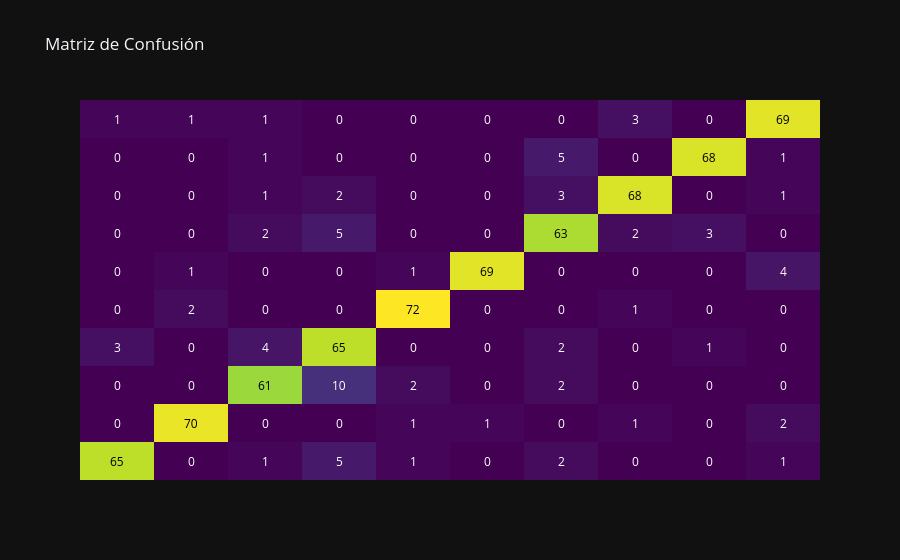

Notebook cell for this chart:
### Code cell
y_pred = gbm.predict(X_test)

# Crear matriz de confusión
cm = confusion_matrix(y_test, y_pred)

# Crear la visualización con Plotly
fig = ff.create_annotated_heatmap(z=cm, colorscale='Viridis')
fig.update_layout(title_text='Matriz de Confusión')
fig.show()

### Figure 1 — Plotly figure (JSON) as saved in the notebook; plotly's stock layout.template omitted (floating-point values rounded to 4 significant figures)
{"data": [{"colorscale": [[0, "#440154"], [0.1111, "#482878"], [0.2222, "#3e4989"], [0.3333, "#31688e"], [0.4444, "#26828e"], [0.5556, "#1f9e89"], [0.6667, "#35b779"], [0.7778, "#6ece58"], [0.8889, "#b5de2b"], [1, "#fde725"]], "reversescale": false, "showscale": false, "type": "heatmap", "z": [[65, 0, 1, 5, 1, 0, 2, 0, 0, 1], [0, 70, 0, 0, 1, 1, 0, 1, 0, 2], [0, 0, 61, 10, 2, 0, 2, 0, 0, 0], [3, 0, 4, 65, 0, 0, 2, 0, 1, 0], [0, 2, 0, 0, 72, 0, 0, 1, 0, 0], [0, 1, 0, 0, 1, 69, 0, 0, 0, 4], [0, 0, 2, 5, 0, 0, 63, 2, 3, 0], [0, 0, 1, 2, 0, 0, 3, 68, 0, 1], [0, 0, 1, 0, 0, 0, 5, 0, 68, 1], [1, 1, 1, 0, 0, 0, 0, 3, 0, 69]]}], "layout": {"annotations": [{"font": {"color": "#000000"}, "showarrow": false, "text": "65", "x": 0, "xref": "x", "y": 0, "yref": "y"}, {"font": {"color": "#FFFFFF"}, "showarrow": false, "text": "0", "x": 1, "xref": "x", "y": 0, "yref": "y"}, {"font": {"color": "#FFFFFF"}, "showarrow": false, "text": "1", "x": 2, "xref": "x", "y": 0, "yref": "y"}, {"font": {"color": "#FFFFFF"}, "showarrow": false, "text": "5", "x": 3, "xref": "x", "y": 0, "yref": "y"}, {"font": {"color": "#FFFFFF"}, "showarrow": false, "text": "1", "x": 4, "xref": "x", "y": 0, "yref": "y"}, {"font": {"color": "#FFFFFF"}, "showarrow": false, "text": "0", "x": 5, "xref": "x", "y": 0, "yref": "y"}, {"font": {"color": "#FFFFFF"}, "showarrow": false, "text": "2", "x": 6, "xref": "x", "y": 0, "yref": "y"}, {"font": {"color": "#FFFFFF"}, "showarrow": false, "text": "0", "x": 7, "xref": "x", "y": 0, "yref": "y"}, {"font": {"color": "#FFFFFF"}, "showarrow": false, "text": "0", "x": 8, "xref": "x", "y": 0, "yref": "y"}, {"font": {"color": "#FFFFFF"}, "showarrow": false, "text": "1", "x": 9, "xref": "x", "y": 0, "yref": "y"}, {"font": {"color": "#FFFFFF"}, "showarrow": false, "text": "0", "x": 0, "xref": "x", "y": 1, "yref": "y"}, {"font": {"color": "#000000"}, "showarrow": false, "text": "70", "x": 1, "xref": "x", "y": 1, "yref": "y"}, {"font": {"color": "#FFFFFF"}, "showarrow": false, "text": "0", "x": 2, "xref": "x", "y": 1, "yref": "y"}, {"font": {"color": "#FFFFFF"}, "showarrow": false, "text": "0", "x": 3, "xref": "x", "y": 1, "yref": "y"}, {"font": {"color": "#FFFFFF"}, "showarrow": false, "text": "1", "x": 4, "xref": "x", "y": 1, "yref": "y"}, {"font": {"color": "#FFFFFF"}, "showarrow": false, "text": "1", "x": 5, "xref": "x", "y": 1, "yref": "y"}, {"font": {"color": "#FFFFFF"}, "showarrow": false, "text": "0", "x": 6, "xref": "x", "y": 1, "yref": "y"}, {"font": {"color": "#FFFFFF"}, "showarrow": false, "text": "1", "x": 7, "xref": "x", "y": 1, "yref": "y"}, {"font": {"color": "#FFFFFF"}, "showarrow": false, "text": "0", "x": 8, "xref": "x", "y": 1, "yref": "y"}, {"font": {"color": "#FFFFFF"}, "showarrow": false, "text": "2", "x": 9, "xref": "x", "y": 1, "yref": "y"}, {"font": {"color": "#FFFFFF"}, "showarrow": false, "text": "0", "x": 0, "xref": "x", "y": 2, "yref": "y"}, {"font": {"color": "#FFFFFF"}, "showarrow": false, "text": "0", "x": 1, "xref": "x", "y": 2, "yref": "y"}, {"font": {"color": "#000000"}, "showarrow": false, "text": "61", "x": 2, "xref": "x", "y": 2, "yref": "y"}, {"font": {"color": "#FFFFFF"}, "showarrow": false, "text": "10", "x": 3, "xref": "x", "y": 2, "yref": "y"}, {"font": {"color": "#FFFFFF"}, "showarrow": false, "text": "2", "x": 4, "xref": "x", "y": 2, "yref": "y"}, {"font": {"color": "#FFFFFF"}, "showarrow": false, "text": "0", "x": 5, "xref": "x", "y": 2, "yref": "y"}, {"font": {"color": "#FFFFFF"}, "showarrow": false, "text": "2", "x": 6, "xref": "x", "y": 2, "yref": "y"}, {"font": {"color": "#FFFFFF"}, "showarrow": false, "text": "0", "x": 7, "xref": "x", "y": 2, "yref": "y"}, {"font": {"color": "#FFFFFF"}, "showarrow": false, "text": "0", "x": 8, "xref": "x", "y": 2, "yref": "y"}, {"font": {"color": "#FFFFFF"}, "showarrow": false, "text": "0", "x": 9, "xref": "x", "y": 2, "yref": "y"}, {"font": {"color": "#FFFFFF"}, "showarrow": false, "text": "3", "x": 0, "xref": "x", "y": 3, "yref": "y"}, {"font": {"color": "#FFFFFF"}, "showarrow": false, "text": "0", "x": 1, "xref": "x", "y": 3, "yref": "y"}, {"font": {"color": "#FFFFFF"}, "showarrow": false, "text": "4", "x": 2, "xref": "x", "y": 3, "yref": "y"}, {"font": {"color": "#000000"}, "showarrow": false, "text": "65", "x": 3, "xref": "x", "y": 3, "yref": "y"}, {"font": {"color": "#FFFFFF"}, "showarrow": false, "text": "0", "x": 4, "xref": "x", "y": 3, "yref": "y"}, {"font": {"color": "#FFFFFF"}, "showarrow": false, "text": "0", "x": 5, "xref": "x", "y": 3, "yref": "y"}, {"font": {"color": "#FFFFFF"}, "showarrow": false, "text": "2", "x": 6, "xref": "x", "y": 3, "yref": "y"}, {"font": {"color": "#FFFFFF"}, "showarrow": false, "text": "0", "x": 7, "xref": "x", "y": 3, "yref": "y"}, {"font": {"color": "#FFFFFF"}, "showarrow": false, "text": "1", "x": 8, "xref": "x", "y": 3, "yref": "y"}, {"font": {"color": "#FFFFFF"}, "showarrow": false, "text": "0", "x": 9, "xref": "x", "y": 3, "yref": "y"}, {"font": {"color": "#FFFFFF"}, "showarrow": false, "text": "0", "x": 0, "xref": "x", "y": 4, "yref": "y"}, {"font": {"color": "#FFFFFF"}, "showarrow": false, "text": "2", "x": 1, "xref": "x", "y": 4, "yref": "y"}, {"font": {"color": "#FFFFFF"}, "showarrow": false, "text": "0", "x": 2, "xref": "x", "y": 4, "yref": "y"}, {"font": {"color": "#FFFFFF"}, "showarrow": false, "text": "0", "x": 3, "xref": "x", "y": 4, "yref": "y"}, {"font": {"color": "#000000"}, "showarrow": false, "text": "72", "x": 4, "xref": "x", "y": 4, "yref": "y"}, {"font": {"color": "#FFFFFF"}, "showarrow": false, "text": "0", "x": 5, "xref": "x", "y": 4, "yref": "y"}, {"font": {"color": "#FFFFFF"}, "showarrow": false, "text": "0", "x": 6, "xref": "x", "y": 4, "yref": "y"}, {"font": {"color": "#FFFFFF"}, "showarrow": false, "text": "1", "x": 7, "xref": "x", "y": 4, "yref": "y"}, {"font": {"color": "#FFFFFF"}, "showarrow": false, "text": "0", "x": 8, "xref": "x", "y": 4, "yref": "y"}, {"font": {"color": "#FFFFFF"}, "showarrow": false, "text": "0", "x": 9, "xref": "x", "y": 4, "yref": "y"}, {"font": {"color": "#FFFFFF"}, "showarrow": false, "text": "0", "x": 0, "xref": "x", "y": 5, "yref": "y"}, {"font": {"color": "#FFFFFF"}, "showarrow": false, "text": "1", "x": 1, "xref": "x", "y": 5, "yref": "y"}, {"font": {"color": "#FFFFFF"}, "showarrow": false, "text": "0", "x": 2, "xref": "x", "y": 5, "yref": "y"}, {"font": {"color": "#FFFFFF"}, "showarrow": false, "text": "0", "x": 3, "xref": "x", "y": 5, "yref": "y"}, {"font": {"color": "#FFFFFF"}, "showarrow": false, "text": "1", "x": 4, "xref": "x", "y": 5, "yref": "y"}, {"font": {"color": "#000000"}, "showarrow": false, "text": "69", "x": 5, "xref": "x", "y": 5, "yref": "y"}, {"font": {"color": "#FFFFFF"}, "showarrow": false, "text": "0", "x": 6, "xref": "x", "y": 5, "yref": "y"}, {"font": {"color": "#FFFFFF"}, "showarrow": false, "text": "0", "x": 7, "xref": "x", "y": 5, "yref": "y"}, {"font": {"color": "#FFFFFF"}, "showarrow": false, "text": "0", "x": 8, "xref": "x", "y": 5, "yref": "y"}, {"font": {"color": "#FFFFFF"}, "showarrow": false, "text": "4", "x": 9, "xref": "x", "y": 5, "yref": "y"}, {"font": {"color": "#FFFFFF"}, "showarrow": false, "text": "0", "x": 0, "xref": "x", "y": 6, "yref": "y"}, {"font": {"color": "#FFFFFF"}, "showarrow": false, "text": "0", "x": 1, "xref": "x", "y": 6, "yref": "y"}, {"font": {"color": "#FFFFFF"}, "showarrow": false, "text": "2", "x": 2, "xref": "x", "y": 6, "yref": "y"}, {"font": {"color": "#FFFFFF"}, "showarrow": false, "text": "5", "x": 3, "xref": "x", "y": 6, "yref": "y"}, {"font": {"color": "#FFFFFF"}, "showarrow": false, "text": "0", "x": 4, "xref": "x", "y": 6, "yref": "y"}, {"font": {"color": "#FFFFFF"}, "showarrow": false, "text": "0", "x": 5, "xref": "x", "y": 6, "yref": "y"}, {"font": {"color": "#000000"}, "showarrow": false, "text": "63", "x": 6, "xref": "x", "y": 6, "yref": "y"}, {"font": {"color": "#FFFFFF"}, "showarrow": false, "text": "2", "x": 7, "xref": "x", "y": 6, "yref": "y"}, {"font": {"color": "#FFFFFF"}, "showarrow": false, "text": "3", "x": 8, "xref": "x", "y": 6, "yref": "y"}, {"font": {"color": "#FFFFFF"}, "showarrow": false, "text": "0", "x": 9, "xref": "x", "y": 6, "yref": "y"}, {"font": {"color": "#FFFFFF"}, "showarrow": false, "text": "0", "x": 0, "xref": "x", "y": 7, "yref": "y"}, {"font": {"color": "#FFFFFF"}, "showarrow": false, "text": "0", "x": 1, "xref": "x", "y": 7, "yref": "y"}, {"font": {"color": "#FFFFFF"}, "showarrow": false, "text": "1", "x": 2, "xref": "x", "y": 7, "yref": "y"}, {"font": {"color": "#FFFFFF"}, "showarrow": false, "text": "2", "x": 3, "xref": "x", "y": 7, "yref": "y"}, {"font": {"color": "#FFFFFF"}, "showarrow": false, "text": "0", "x": 4, "xref": "x", "y": 7, "yref": "y"}, {"font": {"color": "#FFFFFF"}, "showarrow": false, "text": "0", "x": 5, "xref": "x", "y": 7, "yref": "y"}, {"font": {"color": "#FFFFFF"}, "showarrow": false, "text": "3", "x": 6, "xref": "x", "y": 7, "yref": "y"}, {"font": {"color": "#000000"}, "showarrow": false, "text": "68", "x": 7, "xref": "x", "y": 7, "yref": "y"}, {"font": {"color": "#FFFFFF"}, "showarrow": false, "text": "0", "x": 8, "xref": "x", "y": 7, "yref": "y"}, {"font": {"color": "#FFFFFF"}, "showarrow": false, "text": "1", "x": 9, "xref": "x", "y": 7, "yref": "y"}, {"font": {"color": "#FFFFFF"}, "showarrow": false, "text": "0", "x": 0, "xref": "x", "y": 8, "yref": "y"}, {"font": {"color": "#FFFFFF"}, "showarrow": false, "text": "0", "x": 1, "xref": "x", "y": 8, "yref": "y"}, {"font": {"color": "#FFFFFF"}, "showarrow": false, "text": "1", "x": 2, "xref": "x", "y": 8, "yref": "y"}, {"font": {"color": "#FFFFFF"}, "showarrow": false, "text": "0", "x": 3, "xref": "x", "y": 8, "yref": "y"}, {"font": {"color": "#FFFFFF"}, "showarrow": false, "text": "0", "x": 4, "xref": "x", "y": 8, "yref": "y"}, {"font": {"color": "#FFFFFF"}, "showarrow": false, "text": "0", "x": 5, "xref": "x", "y": 8, "yref": "y"}, {"font": {"color": "#FFFFFF"}, "showarrow": false, "text": "5", "x": 6, "xref": "x", "y": 8, "yref": "y"}, {"font": {"color": "#FFFFFF"}, "showarrow": false, "text": "0", "x": 7, "xref": "x", "y": 8, "yref": "y"}, {"font": {"color": "#000000"}, "showarrow": false, "text": "68", "x": 8, "xref": "x", "y": 8, "yref": "y"}, {"font": {"color": "#FFFFFF"}, "showarrow": false, "text": "1", "x": 9, "xref": "x", "y": 8, "yref": "y"}, {"font": {"color": "#FFFFFF"}, "showarrow": false, "text": "1", "x": 0, "xref": "x", "y": 9, "yref": "y"}, {"font": {"color": "#FFFFFF"}, "showarrow": false, "text": "1", "x": 1, "xref": "x", "y": 9, "yref": "y"}, {"font": {"color": "#FFFFFF"}, "showarrow": false, "text": "1", "x": 2, "xref": "x", "y": 9, "yref": "y"}, {"font": {"color": "#FFFFFF"}, "showarrow": false, "text": "0", "x": 3, "xref": "x", "y": 9, "yref": "y"}, {"font": {"color": "#FFFFFF"}, "showarrow": false, "text": "0", "x": 4, "xref": "x", "y": 9, "yref": "y"}, {"font": {"color": "#FFFFFF"}, "showarrow": false, "text": "0", "x": 5, "xref": "x", "y": 9, "yref": "y"}, {"font": {"color": "#FFFFFF"}, "showarrow": false, "text": "0", "x": 6, "xref": "x", "y": 9, "yref": "y"}, {"font": {"color": "#FFFFFF"}, "showarrow": false, "text": "3", "x": 7, "xref": "x", "y": 9, "yref": "y"}, {"font": {"color": "#FFFFFF"}, "showarrow": false, "text": "0", "x": 8, "xref": "x", "y": 9, "yref": "y"}, {"font": {"color": "#000000"}, "showarrow": false, "text": "69", "x": 9, "xref": "x", "y": 9, "yref": "y"}], "title": {"text": "Matriz de Confusión"}, "xaxis": {"gridcolor": "rgb(0, 0, 0)", "showticklabels": false, "side": "top", "ticks": ""}, "yaxis": {"showticklabels": false, "ticks": "", "ticksuffix": "  "}}}
